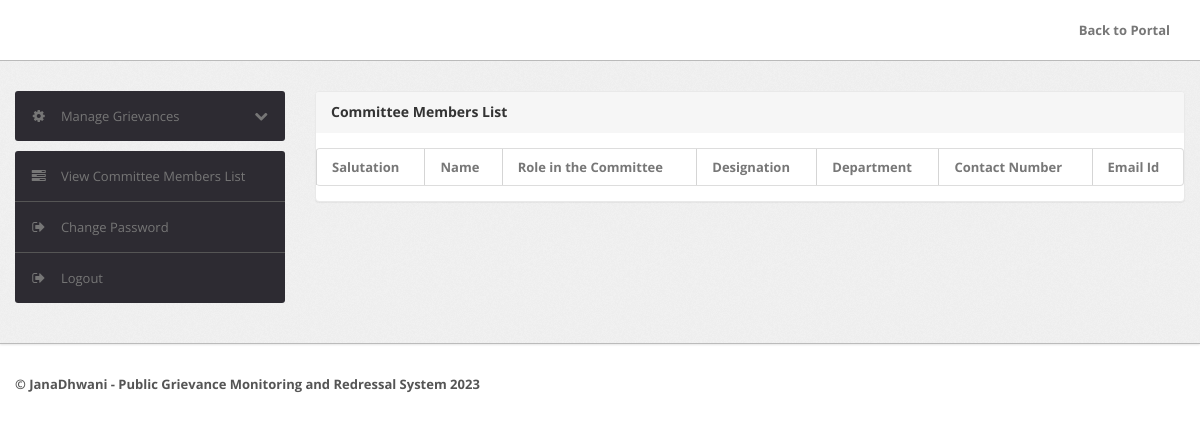
The app's page /member/committee-member-list.php (signed in), older data.
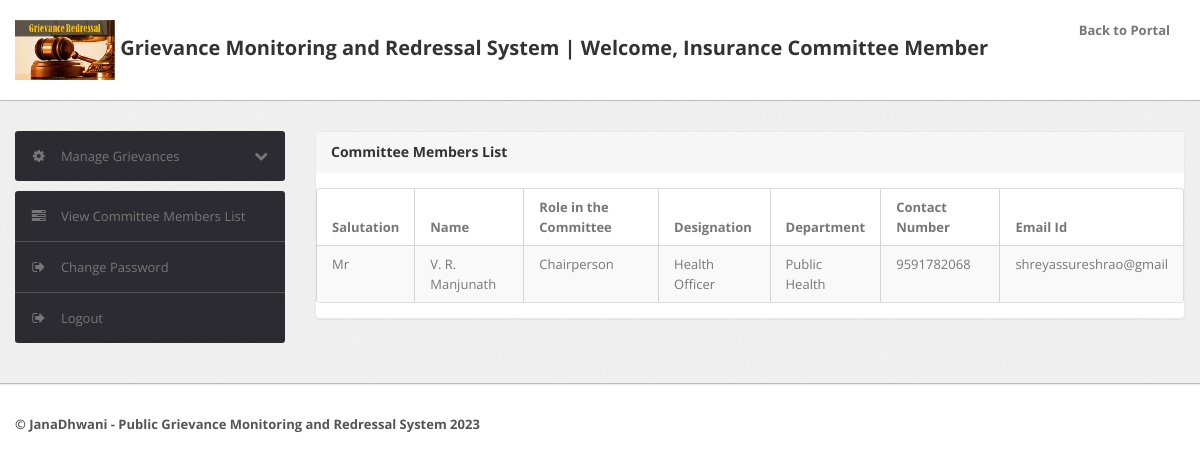
The same page, newer data.
### tables this page shows
CREATE TABLE `committee` (
  `id` int(11) NOT NULL,
  `committeeName` varchar(255) NOT NULL,
  `committeeDescription` tinytext NOT NULL,
  `loginName` varchar(255) NOT NULL,
  `password` varchar(255) NOT NULL,
  `email` varchar(255) DEFAULT NULL,
  `mobile` bigint(11) DEFAULT NULL,
  `postingDate` timestamp NOT NULL DEFAULT current_timestamp(),
  `updationDate` varchar(255) NOT NULL
);

CREATE TABLE `member` (
  `id` int(11) NOT NULL,
  `salutation` varchar(10) NOT NULL DEFAULT 'Prof.',
  `name` varchar(255) NOT NULL,
  `designation` varchar(255) NOT NULL,
  `department` varchar(255) NOT NULL,
  `contactNo` bigint(11) NOT NULL,
  `emailId` varchar(255) NOT NULL,
  `url` varchar(255) NOT NULL,
  `postingDate` timestamp NOT NULL DEFAULT current_timestamp(),
  `updationDate` varchar(255) NOT NULL
);

### member/committee-member-list.php (the view, shortened to what this page needs)
<?php
include('include/config.php');
if(strlen($_SESSION['alogin'])==0)
	{
header('location:index.php');
}
else{
?>
<!DOCTYPE html>
<html lang="en">
<head>
	<link type="text/css" href="bootstrap/css/bootstrap.min.css" rel="stylesheet">
	<link type="text/css" href="bootstrap/css/bootstrap-responsive.min.css" rel="stylesheet">
	<link type="text/css" href="css/theme.css" rel="stylesheet">
	<link type="text/css" href="images/icons/css/font-awesome.css" rel="stylesheet">
</head>
<body>
<?php include('include/header.php');?>
	<div class="wrapper">
		<div class="container">
			<div class="row">
<?php include('include/sidebar.php');?>
			<div class="span9">
					<div class="content">
	<div class="module">
							<div class="module-head">
								<h3>Committee Members List</h3>
							</div>
							<div class="module-body table">
								<table cellpadding="0" cellspacing="0" border="0" class="datatable-1 table table-bordered table-striped	 display" >
									<thead>
										<tr>
											<th>Salutation</th>
											<th>Name</th>
											<th>Role in the Committee</th>
											<th>Designation</th>
											<th>Department</th>
											<th>Contact Number</th>
											<th>Email Id</th>
										</tr>
									</thead>
<tbody>
<?php
$query=mysqli_query($bd,"SELECT m.salutation,m.name,cm.role, m.designation,m.department,m.contactNo,m.emailId FROM committee c, member m, `committee-member-mapping` cm WHERE c.id='".$_SESSION['id']."' and c.id=cm.committeeId and cm.memberId=m.id");
while($row=mysqli_fetch_array($query))
{
?>
										<tr>
											<td><?php echo htmlentities($row['salutation']);?></td>
											<td><?php echo htmlentities($row['name']);?></td>
											<td><?php echo htmlentities($row['role']);?></td>
											<td><?php echo htmlentities($row['designation']);?></td>
											<td><?php echo htmlentities($row['department']);?></td>
											<td><?php echo htmlentities($row['contactNo']);?></td>
											<td><?php echo htmlentities($row['emailId']);?></td>
											</tr>
										<?php  } ?>
										</tbody>
								</table>
							</div>
						</div>
					</div>
				</div>
			</div>
		</div>
	</div>
<?php include('include/footer.php');?>
</body>
<?php } ?>

### member/include/header.php (shortened to what this page needs)
<div class="navbar navbar-fixed-top">
		<div class="navbar-inner">
			<div class="container">
			  	<a class="brand">
			  		<?php $query=mysqli_query($bd,"select * from committee where id='".$_SESSION['id']."'");
				while($row=mysqli_fetch_array($query))
				{
				?>
              	  <img src="http://localhost/gmrs/img/grievance.jpg" width="100" height="100" /> Grievance Monitoring and Redressal System | Welcome, <?php echo htmlentities($row['committeeName']);?> Committee Member
                  <?php } ?>
			  	</a>
			  	<div class="nav-collapse collapse navbar-inverse-collapse">
					<ul class="nav pull-right">
						<li><a href="http://localhost/gmrs/">
						Back to Portal
						</a></li>
					</ul>
				</div>
			</div>
		</div>
	</div>

Row changes from the older to the newer data that the page shows:
added committee: committeeName "Insurance"
now on this page (row edited): committee-member-mapping: memberId.salutation "Mr", memberId.name "V. R. Manjunath", role "Chairperson", memberId.designation "Health Officer", memberId.department "Public Health", memberId.contactNo "9591782068", memberId.emailId "shreyassureshrao@gmail"
